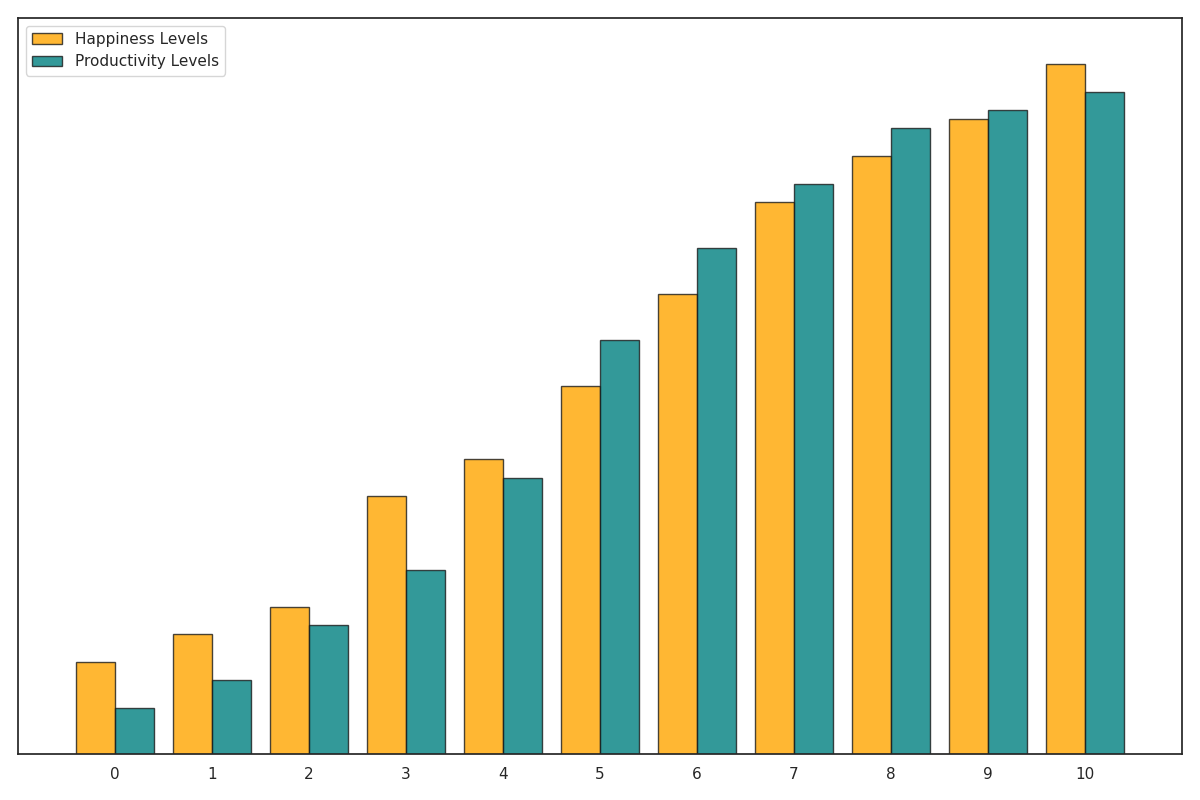

The script that drew this image:
import matplotlib.pyplot as plt
import numpy as np

creative_hours = np.array([0, 1, 2, 3, 4, 5, 6, 7, 8, 9, 10])
happiness_levels = np.array([30, 33, 36, 48, 52, 60, 70, 80, 85, 89, 95])
productivity_levels = np.array([25, 28, 34, 40, 50, 65, 75, 82, 88, 90, 92])

data = list(zip(creative_hours, happiness_levels, productivity_levels))
sorted_data = sorted(data, key=lambda x: x[1], reverse=False)
sorted_creative_hours, sorted_happiness_levels, sorted_productivity_levels = zip(*sorted_data)

fig, ax = plt.subplots(figsize=(12, 8))
bar_width = 0.4

# Shuffle colors by swapping them
ax.bar(np.array(sorted_creative_hours) - bar_width/2, sorted_happiness_levels, bar_width,
       color='orange', alpha=0.8, edgecolor='k', label='Happiness Levels')

ax.bar(np.array(sorted_creative_hours) + bar_width/2, sorted_productivity_levels, bar_width,
       color='teal', alpha=0.8, edgecolor='k', label='Productivity Levels')

ax.set_xlim(min(creative_hours) - 1, max(creative_hours) + 1)
ax.set_ylim(20, 100)
ax.set_xticks(sorted_creative_hours)
ax.set_yticks([])

ax.legend()
fig.tight_layout()

plt.show()
